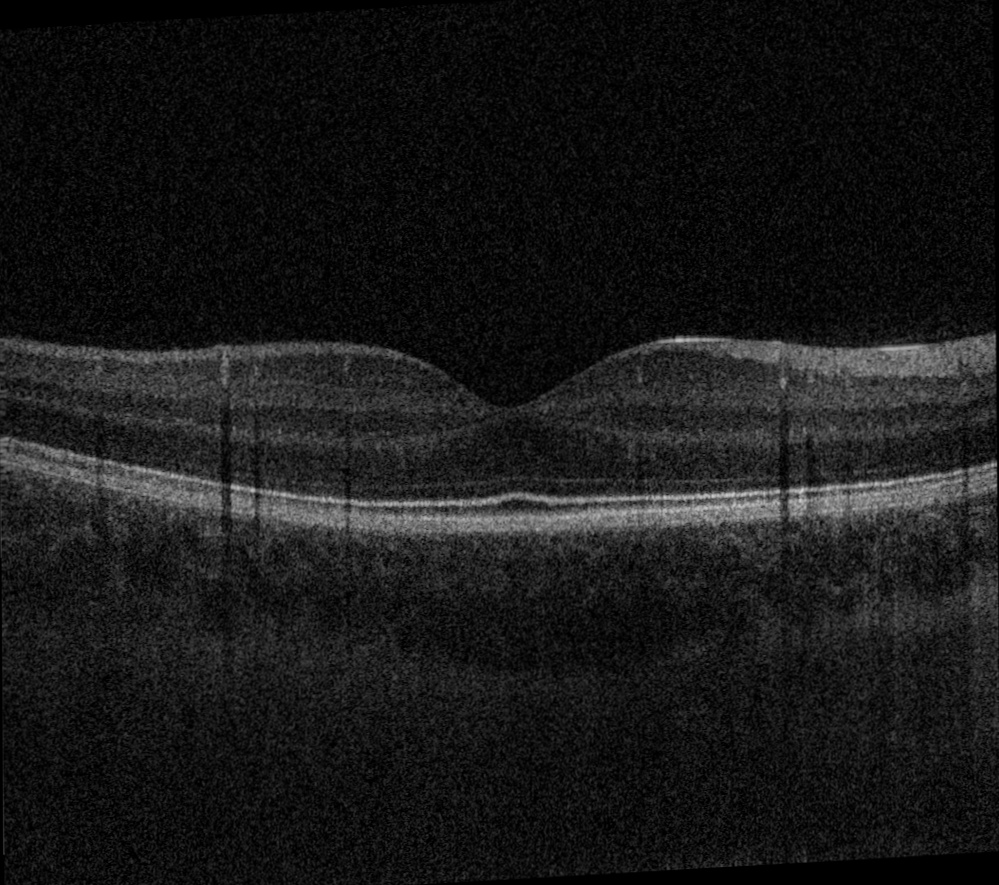
#> input picture images/original.png, 999 x 885 px, found by its file name
$ python test_main.py
#> lines starting #> are read from the running program, lines starting #| are printed output that depends on the picture; long printed decimals are rounded
### src/Drawing.py
import numpy as np
import imageio

import matplotlib.pyplot as plt
import matplotlib.patches as mpatches

from Camo_Worm import Camo_Worm

from skimage.segmentation import chan_vese
import scipy.ndimage as ndimage

# Global variables

IMAGE_DIR = 'images'
IMAGE_NAME='original'
MASK = [320, 560, 160, 880] # ymin ymax xmin xmax

# Read, crop and display image and stats

def crop(image, mask):
    h, w = np.shape(image)
    return image[max(mask[0],0):min(mask[1],h), max(mask[2],0):min(mask[3],w)]

def prep_image():
    imdir = IMAGE_DIR
    imname = IMAGE_NAME
    mask = MASK

    print("Image name (shape) (intensity max, min, mean, std)\n")
    image = np.flipud(crop(imageio.imread(imdir+'/'+imname+".png"), mask))
#> in crop, `h, w = np.shape(image)`: h = 885; w = 999
#> in crop, `return image[max(mask[0],0):min(mask[1],h), max(mask[2],0):min(mask[3]..`:
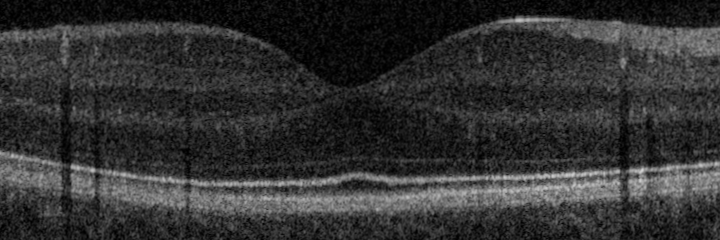
#> returned value: shape (240, 720); min 0, max 210, mean 49.3
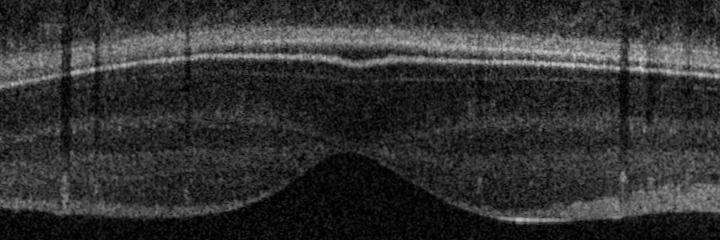
#> image: shape (240, 720); min 0, max 210, mean 49.3
    print("{} {} ({}, {}, {}, {})".format(imname, np.shape(image), np.max(image), np.min(image), round(np.mean(image),1), round(np.std(image),1)))
#| original (240, 720) (210, 0, 49.3, 34.8)
    plt.imshow(image, vmin=0, vmax=255, cmap='gray', origin='lower') # use vmin and vmax to stop imshow from scaling
    plt.show()
    return image


# [4 lines left out: function get_smoothed, not called in this run]


class Drawing:
    def __init__ (self, image):
        self.fig, self.ax = plt.subplots()
        self.image = image
        self.im = self.ax.imshow(self.image, cmap='gray', origin='lower')

    def add_patches(self, patches):
        try:
            for patch in patches:
                self.ax.add_patch(patch)
        except TypeError:
            self.ax.add_patch(patches)

    def add_dots(self, points, radius=4, **kwargs):
        try:
            for point in points:
                self.ax.add_patch(mpatches.Circle((point[0],point[1]), radius, **kwargs))
        except TypeError:
            self.ax.add_patch(mpatches.Circle((points[0],points[1]), radius, **kwargs))

    def add_worms(self, worms):
        try:
            self.add_patches([w.patch() for w in worms])
        except TypeError:
            self.add_patches([worms.patch()])

    def add_rect(self, x, y, width, height):
        self.add_patches(mpatches.Rectangle((x, y), width, height, linewidth=1, edgecolor='r', facecolor='none'))

    def show(self):
        plt.show()

    def add_title(self, title):
        plt.title(title)

    def save(self, path_to_save):
        plt.savefig(path_to_save)


    def add_worm_with_details(self, worm: Camo_Worm, save_path: str = None):
        """
        Simply adds a single worm with Centre Point, End Points, Intermediate Points, etc...
        """

        self.add_worms(worm)
        self.add_dots(worm.intermediate_points(8), radius=2, color='green')
        self.add_dots(worm.control_points(),color='orange')
        self.add_dots((worm.x, worm.y), color='blue')

        if save_path is None:
            self.show()
        else:
            self.save(path_to_save=f"{save_path}/bezier.png")
            self.show()

### src/test_cost_function.py
from turtle import distance
from xml.dom.expatbuilder import InternalSubsetExtractor
import numpy as np
from Camo_Worm import Camo_Worm


def internal_cost_score(worm: Camo_Worm, img_shape):
    # --------------------
    # Internal Score
    # essentially, we divided by the maximum possible value allowed
    # i.e. length cannot be greater than the image size
    # i.e. theta cannot be greater than 90 degrees
    # i.e. dr which is the radius of deviation cannot be greater than the length of the worm itself
    # and we double that because we really don't like it (not sure if that's a good idea)
    length = 2 * worm.r
    length_score = length / max(img_shape)

    theta_score = worm.theta / (np.pi/2)
    dr_score = 2 * abs(worm.dr / (length))
    internal_score = (length_score + theta_score + dr_score)/3

    return internal_score


def group_cost_score(clew: list[Camo_Worm], main_worm: Camo_Worm):

    distance_score = 0

    for i in range(0, len(clew)):
        point1 = np.array(clew[i].centre_point())
        point2 = np.array(main_worm.centre_point())

        eu_distance = np.linalg.norm(point1 - point2)

        distance_score += min(1 / eu_distance, 1)

    distance_score = distance_score / len(clew)

    return distance_score


def environmental_cost_score(worm: Camo_Worm, image, imshape):
    # Check intensity of pixels at control points of the worm
    worm_length = 2*worm.r
    filter_width = max(int(worm.width), 1)
    exam_pts = worm.intermediate_points(max(2,int(worm_length/5)))
    worm_intensity = worm.colour * 255
    intensity_scores = []
    for pt in exam_pts:
        # if (pt[0] not in range(0, imshape[1])) or (pt[1] not in range(0, imshape[0])):
        #     continue
        # clamp values
        x = int(max(0, min(imshape[1]-1, pt[0])))
        y = int(max(0, min(imshape[0]-1, pt[1])))
        # get a window of intensity in region to work out mean intensity
        x0 = max(x - filter_width, 0)
        x1 = min(x + filter_width, imshape[1]-1)
        y0 = max(y - filter_width, 0)
        y1 = min(y + filter_width, imshape[0]-1)

        pt_intensity = abs((image[y0:y1, x0:x1]-worm_intensity).mean())
        # print(pt_intensity)
        intensity_scores.append(pt_intensity) #  abs((pt_intensity - worm_intensity) / 255)
    # intensity score between 0  and 1
    mean_intensity = np.mean(intensity_scores)
    # print(median_intensity)
    # print(worm_intensity)
    intensity_score = 3 * ((mean_intensity) / 255)

    environment_score = intensity_score

    return environment_score


# [21 lines left out: function costfn, not called in this run]

### src/Camo_Worm.py
import numpy as np
import matplotlib.path as mpath
import matplotlib.patches as mpatches
import matplotlib.bezier as mbezier
from sklearn.metrics.pairwise import euclidean_distances


Path = mpath.Path


class Camo_Worm:
    def __init__(self, x, y, r, theta, deviation_r, deviation_gamma, width, colour):
        self.x = x
        self.y = y
        self.r = r
        self.theta = theta
        self.dr = deviation_r
        self.dgamma = deviation_gamma
        self.width = width
        self.colour = colour
        self.p0 = [self.x - self.r * np.cos(self.theta), self.y - self.r * np.sin(self.theta)]
        self.p2 = [self.x + self.r * np.cos(self.theta), self.y + self.r * np.sin(self.theta)]
        self.p1 = [self.x + self.dr * np.cos(self.theta+self.dgamma), self.y + self.dr * np.sin(self.theta+self.dgamma)]
        self.bezier = mbezier.BezierSegment(np.array([self.p0, self.p1,self.p2]))

    def control_points (self):
        return self.bezier.control_points

    def path (self):
        return mpath.Path(self.control_points(), [Path.MOVETO, Path.CURVE3, Path.CURVE3])

    def patch (self):
        return mpatches.PathPatch(self.path(), fc='None', ec=str(self.colour), lw=self.width, capstyle='round')

    def intermediate_points(self, intervals=None):
        if intervals is None:
            intervals = max(3, int(np.ceil(self.r/8)))
        return self.bezier.point_at_t(np.linspace(0,1,intervals))

    # [9 lines left out: functions approx_length, colour_at_t, not called in this run]

    def centre_point(self):
        return (self.x, self.y)

    # [44 lines left out: functions print_deets, random_worm, initialise_random_clew, not called in this run]

### src/test_main.py
import numpy as np
import random

from Camo_Worm import *
from Drawing import Drawing, prep_image
from test_cost_function import internal_cost_score, group_cost_score, environmental_cost_score


image = prep_image()
img_shape = image.shape
#> img_shape = (240, 720)


# [6 lines of commented-out code are left out]


worm_internal = Camo_Worm(350, 100, 50, 0, -20, -np.pi/2, 5, 0.8)
print("worm_internal        :", internal_cost_score(worm_internal, img_shape))
#| worm_internal        : 0.1796
drawing3 = Drawing(image)
drawing3.add_worm_with_details(worm_internal)
#> in show, `plt.show()`:
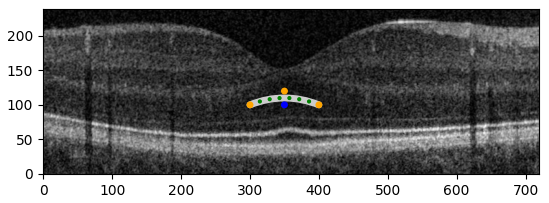
#> figure drawn by matplotlib, 1 panel


worm_internal_1 = Camo_Worm(350, 100, 200, 0, -20, -np.pi/2, 5, 0.8)
print("worm_internal_1      :", internal_cost_score(worm_internal_1, img_shape))
#| worm_internal_1      : 0.2185
drawing3 = Drawing(image)
drawing3.add_worm_with_details(worm_internal_1)


worm_internal_2 = Camo_Worm(350, 100, 50, np.pi/2, -20, -np.pi/2, 5, 0.8)
print("worm_internal_2      :", internal_cost_score(worm_internal_2, img_shape))
#| worm_internal_2      : 0.513
drawing3 = Drawing(image)
drawing3.add_worm_with_details(worm_internal_2)


worm_internal_3 = Camo_Worm(350, 100, 50, 0, -100, -np.pi/2, 5, 0.8)
print("worm_internal_3      :", internal_cost_score(worm_internal_3, img_shape))
#| worm_internal_3      : 0.713
drawing3 = Drawing(image)
drawing3.add_worm_with_details(worm_internal_3)


worm_internal_4 = Camo_Worm(350, 100, 50, np.pi/2, -100, -np.pi/2, 5, 0.8)
print("worm_internal_4      :", internal_cost_score(worm_internal_4, img_shape))
#| worm_internal_4      : 1.046
drawing3 = Drawing(image)
drawing3.add_worm_with_details(worm_internal_4)


worm_env = Camo_Worm(350, 45, 150, 0, 10, -np.pi/2, 5, 0.8)
print("worm_env       :", environmental_cost_score(worm_env, image, img_shape))
#> the loop in environmental_cost_score, `for pt in exam_pts:` made 60 passes
#> pt_intensity on passes 1 to 12: 91.61, 90.94, 97.79, 97.83, 88.69, 90.05, 85.12, 85.85, 93.41, 84.52, 80.87, 87.57
#> after the loop in environmental_cost_score, `for pt in exam_pts:`: intensity_scores = 60 values, max 97.83 at index 3, min 68.37 at index 59, mean 80.22
#> in environmental_cost_score, `mean_intensity = np.mean(intensity_scores)`: mean_intensity = 80.22
#> in environmental_cost_score, `intensity_score = 3 * ((mean_intensity) / 255)`: intensity_score = 0.944
#| worm_env       : 0.9437
drawing3 = Drawing(image)
drawing3.add_worm_with_details(worm_env)


worm_env_2 = Camo_Worm(350, 230, 150, 0, 10, -np.pi/2, 5, 0.8)
print("worm_env_2     :", environmental_cost_score(worm_env_2, image, img_shape))
#> the loop in environmental_cost_score (call 2), `for pt in exam_pts:` made 60 passes
#> pt_intensity on passes 1 to 12: 194.6, 192.9, 194.3, 194, 196.8, 195.6, 192.6, 193.7, 193.2, 191.8, 194.4, 195.7
#| worm_env_2     : 2.280
drawing3 = Drawing(image)
drawing3.add_worm_with_details(worm_env_2)


worm_env_3 = Camo_Worm(350, 230, 150, 0, 10, -np.pi/2, 5, 0.1)
print("worm_env_3     :", environmental_cost_score(worm_env_3, image, img_shape))
#| worm_env_3     : 0.1802
drawing3 = Drawing(image)
drawing3.add_worm_with_details(worm_env_3)


worm_env_3 = Camo_Worm(350, 180, 50, 0, 50, -np.pi/2, 5, 0.1)
print("worm_env_3     :", environmental_cost_score(worm_env_3, image, img_shape))
#| worm_env_3     : 0.06336
drawing3 = Drawing(image)
drawing3.add_worm_with_details(worm_env_3)


w = 60
h = 30


x = 350
y = 120
diff_x = 100
diff_y = 50

worm_group = Camo_Worm(x, y, 50, 0, 10, -np.pi/2, 5, 0.8)
clew = [
    Camo_Worm(x + diff_x, y + diff_y, 20, 0, 10, -np.pi/2, 5, 0.8),
    Camo_Worm(x - diff_x, y + diff_y, 20, 0, 10, -np.pi/2, 5, 0.8),
    Camo_Worm(x + diff_x, y - diff_y, 20, 0, 10, -np.pi/2, 5, 0.8),
    Camo_Worm(x - diff_x, y - diff_y, 20, 0, 10, -np.pi/2, 5, 0.8)
]
print("worm_group       :", group_cost_score(clew, worm_group))
drawing = Drawing(image)
drawing.add_worms(clew)
drawing.add_rect(x + diff_x - w/2, y + diff_y - h/2, w, h)
drawing.add_rect(x - diff_x - w/2, y + diff_y - h/2, w, h)
drawing.add_rect(x + diff_x - w/2, y - diff_y - h/2, w, h)
drawing.add_rect(x - diff_x - w/2, y - diff_y - h/2, w, h)
drawing.add_worm_with_details(worm_group)
#> in show (call 10), `plt.show()`:
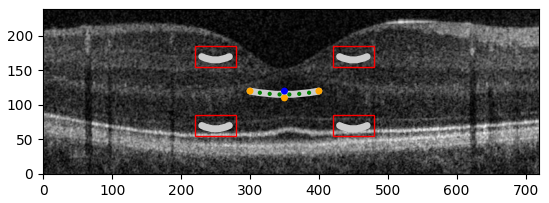
#> figure drawn by matplotlib, 1 panel


x = 350
y = 120
diff_x = 200
diff_y = 100

worm_group_2 = Camo_Worm(350, 120, 50, 0, 10, -np.pi/2, 5, 0.8)
clew_2 = [
    Camo_Worm(x + diff_x, y + diff_y, 20, 0, 10, -np.pi/2, 5, 0.8),
    Camo_Worm(x - diff_x, y + diff_y, 20, 0, 10, -np.pi/2, 5, 0.8),
    Camo_Worm(x + diff_x, y - diff_y, 20, 0, 10, -np.pi/2, 5, 0.8),
    Camo_Worm(x - diff_x, y - diff_y, 20, 0, 10, -np.pi/2, 5, 0.8)
]
print("worm_group_2     :", group_cost_score(clew_2, worm_group_2))
drawing2 = Drawing(image)
drawing2.add_worms(clew_2)
drawing2.add_rect(x + diff_x - w/2, y + diff_y - h/2, w, h)
drawing2.add_rect(x - diff_x - w/2, y + diff_y - h/2, w, h)
drawing2.add_rect(x + diff_x - w/2, y - diff_y - h/2, w, h)
drawing2.add_rect(x - diff_x - w/2, y - diff_y - h/2, w, h)
drawing2.add_worm_with_details(worm_group_2)
#> in show (call 11), `plt.show()`:
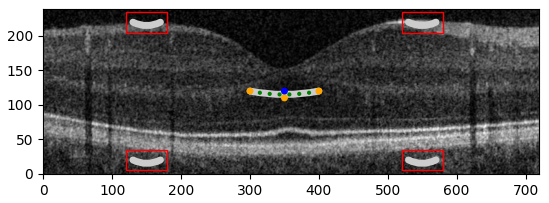
#> figure drawn by matplotlib, 1 panel

$ run again, with images/averaged.png copied over images/original.png
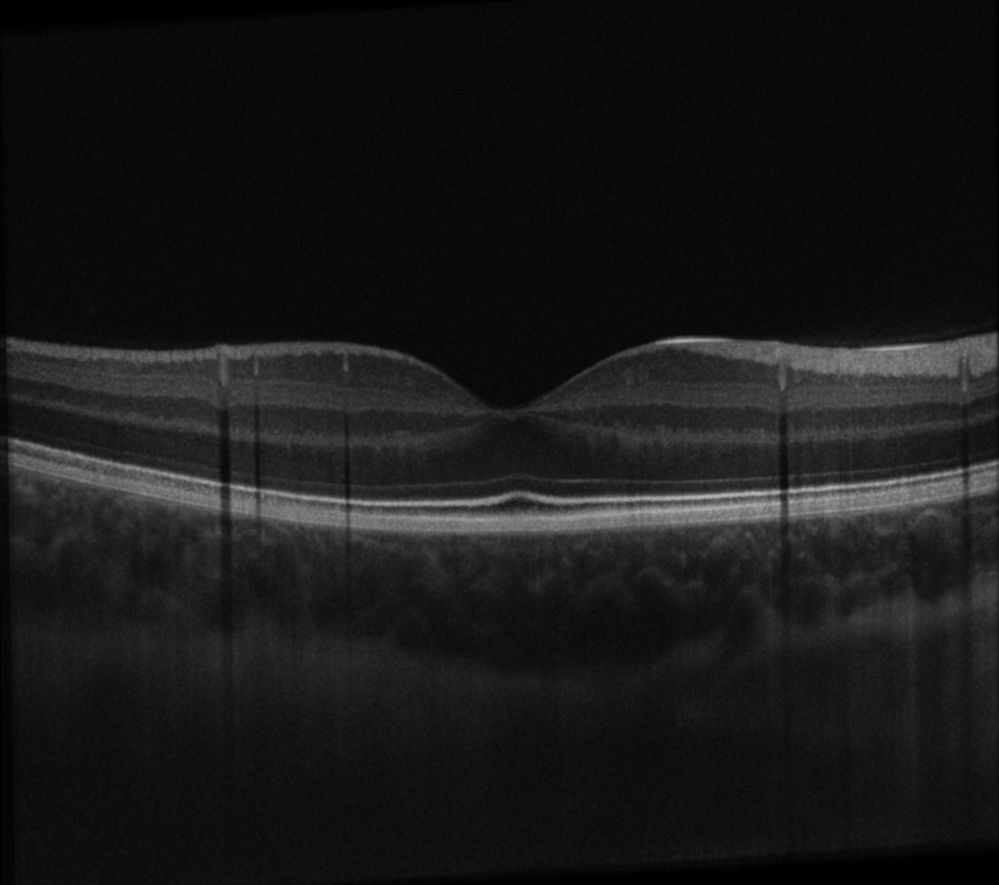
#> input picture images/averaged.png, 999 x 885 px, found by its file name
#> h = 885; w = 999
#> in prep_image, `image = np.flipud(crop(imageio.imread(imdir+'/'+imname+".png"), mask))`:
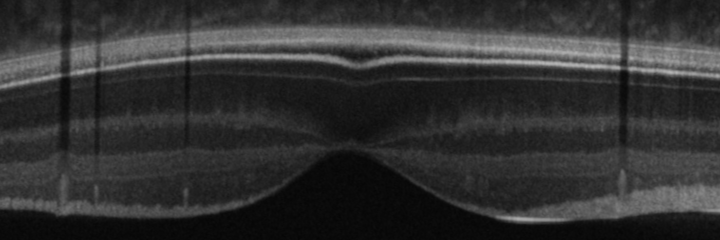
#> image: shape (240, 720); min 5, max 182, mean 49.4
#| original (240, 720) (182, 5, 49.4, 32.4)
#| worm_internal        : 0.1796
#| worm_internal_1      : 0.2185
#| worm_internal_2      : 0.513
#| worm_internal_3      : 0.713
#| worm_internal_4      : 1.046
#> the loop in environmental_cost_score, `for pt in exam_pts:` made 60 passes
#> pt_intensity on passes 1 to 8: 91.66, 91.65, 91.46, 89.16, 89.28, 91.02, 89.8, 88.76
#> after the loop in environmental_cost_score, `for pt in exam_pts:`: intensity_scores = 60 values, max 91.66 at index 0, min 69.06 at index 59, mean 79.61
#> mean_intensity = 79.61
#> intensity_score = 0.937
#| worm_env       : 0.9366
#> the loop in environmental_cost_score (call 2), `for pt in exam_pts:` made 60 passes
#> pt_intensity on passes 1 to 8: 194.1, 194, 194.5, 194.9, 194.8, 194.6, 194.7, 194.5
#| worm_env_2     : 2.287
#| worm_env_3     : 0.1871
#| worm_env_3     : 0.1096
#> in show (call 11), `plt.show()`:
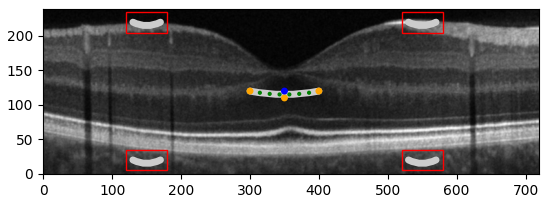
#> figure drawn by matplotlib, 1 panel
